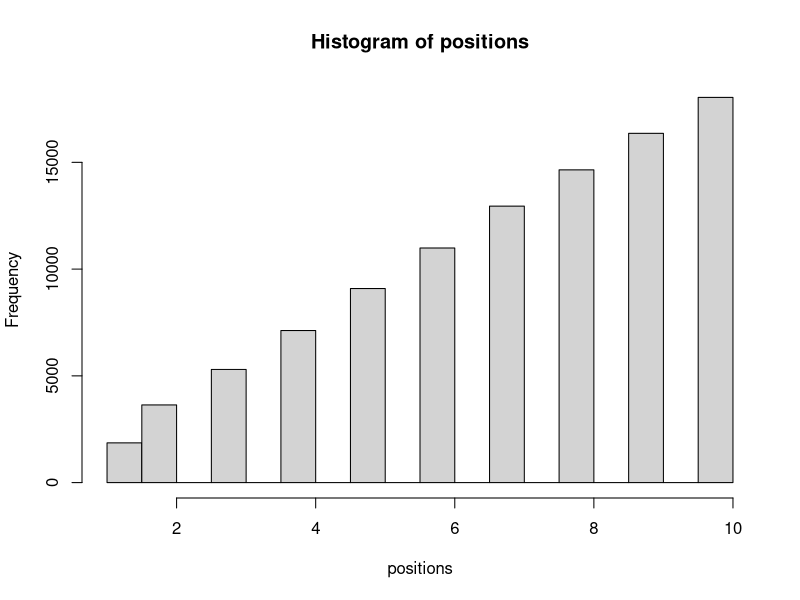

Write the R code that produced this figure.
num_weeks <- 1e5
positions <- rep(0, num_weeks)
current <- 10
for (i in 1:num_weeks) {
  # record current position
  positions[i] <- current
  
  # flip coin to generate proposal
  proposal <- current + sample(c(-1,1), size=1)
  # now make sure he loops around the archipelago
  if (proposal < 1) proposal <- 10
  if (proposal > 10) proposal <- 1
  
  # move?
  prob_move <- proposal/current
  current <- ifelse(runif(1) < prob_move, proposal, current)
}

hist(positions)
